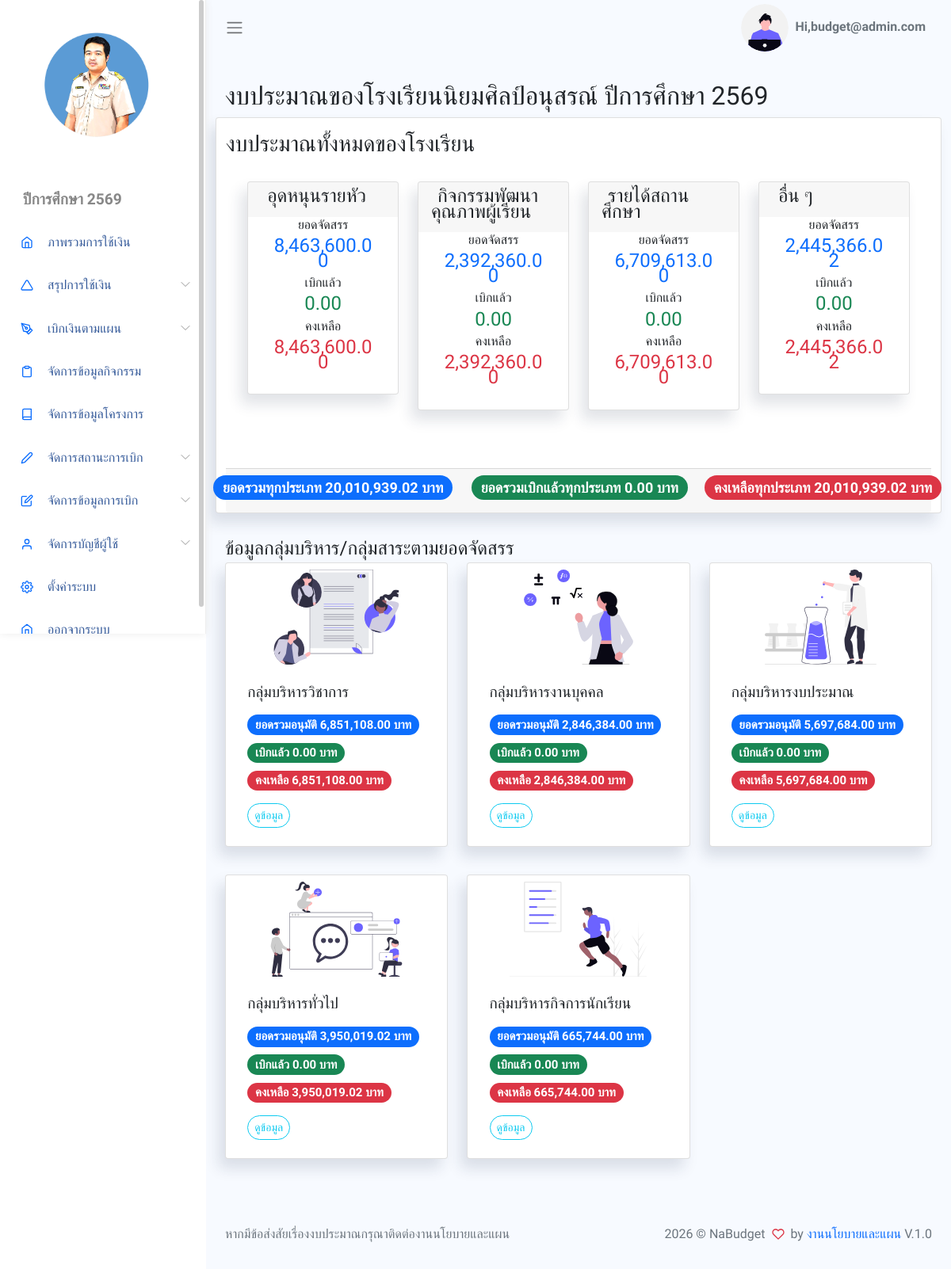
The app's page /App/Views/showGroupCard.php (signed in) with its own data.
### tables this page shows
CREATE TABLE `setting` (
  `set_id` int(1) NOT NULL,
  `sys_name` varchar(255) NOT NULL,
  `school_name` varchar(255) NOT NULL,
  `logo_url` varchar(255) NOT NULL,
  `title_name` varchar(255) NOT NULL,
  `year_name` varchar(255) NOT NULL,
  `dir_name` varchar(255) NOT NULL,
  `man_name` varchar(255) NOT NULL,
  `plan_name` varchar(255) NOT NULL,
  `menu_project` int(1) NOT NULL,
  `menu_activity` int(1) NOT NULL,
  `menu_payplan` int(1) NOT NULL,
  `created_at` datetime DEFAULT current_timestamp()
);

CREATE TABLE `budgettype` (
  `bgt_id` int(11) NOT NULL,
  `bgt_name` varchar(150) NOT NULL COMMENT 'ชื่อประเภทงบประมาณ',
  `status` tinyint(1) UNSIGNED NOT NULL,
  `create_at` datetime NOT NULL DEFAULT current_timestamp()
);

CREATE TABLE `department` (
  `dep_id` int(11) NOT NULL COMMENT 'รหัสกลุ่ม',
  `dep_name` varchar(100) NOT NULL COMMENT 'ชื่อกลุ่ม',
  `dep_user` varchar(100) NOT NULL COMMENT 'ชื่อหัวหน้ากลุ่ม',
  `dep_pos` varchar(100) NOT NULL COMMENT 'ตำแหน่ง',
  `man_id` int(11) NOT NULL
);

### App/Views/showGroupCard.php (the view, shortened to what the rows shown need)
<?php
require_once BASE_PATH . "/App/Inc/header.php";
require_once BASE_PATH . "/App/Inc/sidebar.php";
?>
<div class="main-content container-fluid">
    <div class="page-title">
        <div class="row">
            <div class="col-12 col-md-12 order-md-1 order-last">
                <h3>งบประมาณของ<?= htmlspecialchars($settings['school_name']." ".$settings['year_name']) ?></h3>
            </div>
        </div>
    </div>
    <section class="section">
        <div class="row" id="total">
            <div class="card">
                <div class="card-body">
                    <div class="row ">
                        <?php
                        $BudgetTypeObj = new BudgetType();
                        $sumActMoneyObj = new Activity();
                        $sumPayMoneyObj = new PayPlan();
                        $BudgetTypes = $BudgetTypeObj->getAllBudgetTypes();
                        foreach ($BudgetTypes as $BudgetType) {
                            $type['bgt_id'] = $BudgetType['bgt_id'];
                            $sumActMoneys = $sumActMoneyObj->getSumActMoneyGroupByBgt($type);
                            $sumPayMoneys = $sumPayMoneyObj->getSumPayMoneyGroupByBgt($type);
                            if ($sumPayMoneys === false) {
                                $sumPayMoneys['sumPayMoney'] = 0;
                            }
                            echo "<div class='col-lg-3 col-md-6 col-sm-12 mb-3'>
                            <div class='card'>
                                <div class='card-header'>
                                    <h4><i class='icofont-dollar-plus icofont-1x mr-2' style='color: #00BFFF;'></i>{$BudgetType['bgt_name']}</h4>
                                </div>
                                <div class='card-body ml-0'>
                                    <div id='radialBarsincome' class='mx-0'></div>
                                    <div class='text-center'>";
                            echo "<h6>ยอดจัดสรร</h6>
                                        <h4 class='text-primary'>" . number_format($sumActMoneys['sumActMoney'], 2) . "</h4>";
                            echo "<h6>เบิกแล้ว</h6>
                                        <h4 class='text-success'>" . number_format($sumPayMoneys['sumPayMoney'], 2) . "</h4>";
                            echo "<h6>คงเหลือ</h6>
                                        <h4 class='text-danger'>" . number_format($sumActMoneys['sumActMoney'] - $sumPayMoneys['sumPayMoney'], 2) . "</h4>
                                    </div>
                                </div>
                            </div>
                        </div>";
                        }
                        ?>
                    </div>
                </div>
            </div>
        </div>
    </section>
    <section class="section">
        <div class="row">
            <?php
            $departmentObj = new department();
            $departments = $departmentObj->getAlldepartments();
            foreach ($departments as $department) {
                echo "<div class='col-lg-4 col-md-6 col-sm-12'>";
                echo "<div class='card'>
                    <div class='card-content'>
                        <img class='card-img-top img-fluid mt-2 mt-2' style='width: 100%;height:120px;' src='../../assets/images/group/group{$department['dep_id']}.svg' alt='Card image cap' />
                        <div class='card-body'>
                            <h3 class='card-title'>{$department['dep_name']}</h3>
                            <p class='card-text'>";
                require 'groupTemplet.php';
                echo "</p>
                            <a href='showActByDep.php?dep_id={$department['dep_id']}' class='mr-2 btn btn-outline-info round btn-sm'>ดูข้อมูล</a>
                        </div>
                    </div>
                </div>
            </div>";
            }
            ?>
    </section>
</div>
<?php require_once BASE_PATH . "/App/Inc/footer.php"; ?>

### App/Inc/sidebar.php (shortened to what the rows shown need)
<?php
$settingObj = new Setting();
$settings = $settingObj->getSetting();
?>
<body>
    <div id="app">
        <div id="sidebar" class='active'>
            <div class="sidebar-wrapper active">
                <div class="sidebar-header" style="text-align:center">
                    <img src="<?= BASE_URL . $settings['logo_url']?>" alt="" srcset="" style="width: 150px;height:150px;">
                </div>
                <div class="">
                    <ul class="menu">
                        <li class='sidebar-title'><?= htmlspecialchars($settings['year_name']) ?></li>
                        <li class="sidebar-item ">
                            <a href="<?= BASE_URL ?>/App/Views/showGroupCard.php" class='sidebar-link'>
                            </a>
                        </li>
                        <li class="sidebar-item  has-sub">
                            <a href="#" class='sidebar-link'>
                            </a>
                        </li>
                        <?php
                        if ($_SESSION['role'] <= 7) {
                            echo "
                            <li class='sidebar-item  has-sub'>
                                <a href='#' class='sidebar-link'>
                                    <i data-feather='pen-tool' width='20'></i>
                                    <span>เบิกเงินตามแผน</span>
                                </a>
                                <ul class='submenu '>
                                    <li>
                                        <a href='" . BASE_URL . "/App/Views/formPayPlan.php'>ใบคำขออนมุติใช้เงิน</a>
                                    </li>
                                    <li>
                                        <a href='" . BASE_URL . "/App/Views/showPayPlan.php'>ข้อมูลการเบิก</a>
                                    </li>
                                </ul>
                            </li>
                            <!-- <li class='sidebar-item'>
                                <a href='" . BASE_URL . "/document/แบบสรุปโครงการ2564.docx' class='sidebar-link'>
                                    <i data-feather='triangle' width='20'></i>
                                    <span>แบบสรุปโครงการปี 2564</span>
                                </a>
                            </li>
                            <li class='sidebar-item'>
                                <a href='https://drive.google.com/drive/folders/10lbb2oCK1EN5yT9p9R833f19MvhAm9VG?usp=sharing' class='sidebar-link'>
                                    <i data-feather='triangle' width='20'></i>
                                    <span>ประชุมจัดทำแผนปีการศึกษา 2566</span>
                                </a>
                            </li>
                            <li class='sidebar-item'>
                                <a href='#' class='sidebar-link'>
                                    <i data-feather='triangle' width='20'></i>
                                    <span>อัปโหลดไฟล์ประมาณการ</span>
                                </a>
                            </li> -->
                            <li class='sidebar-item'>
                                <a href='" . BASE_URL . "/App/Views/manageActivity.php' class='sidebar-link'>
                                    <i data-feather='clipboard' width='20'></i>
                                    <span>จัดการข้อมูลกิจกรรม</span>
                                </a>
                            </li>
                            ";
                        }
                        ?>
                        <?php
                        if ($_SESSION['role'] == 1) {
                            echo "
                                <li class='sidebar-item'>
                                    <a href='" . BASE_URL . "/App/Views/manageProject.php' class='sidebar-link'>
                                        <i data-feather='book' width='20'></i>
                                        <span>จัดการข้อมูลโครงการ</span>
                                    </a>
                                </li>
                                ";
                        }
                        ?>
                        <?php
                        if ($_SESSION['role'] <= 5) {
                            echo "
                                <li class='sidebar-item  has-sub'>
                                    <a href='#' class='sidebar-link'>
                                    <i data-feather='edit-2' width='20'></i>
                                    <span>จัดการสถานะการเบิก</span>
                                    </a>
                                    <ul class='submenu '>
                                    <li>
                                        <a href='" . BASE_URL . "/App/Views/showPayBill.php'>จัดการสถานะการเบิก</a>
                                    </li>
                                    <li>
                                        <a href='" . BASE_URL . "/App/Views/searchEditPayBill.php'>จัดการการจ่ายเงิน</a>
                                    </li>
                                    </ul>
                                </li>
                                ";
                        }
                        ?>
                        <?php
                        if ($_SESSION['role'] == 1) {
                            echo "
                                <li class='sidebar-item  has-sub'>
                                    <a href='#' class='sidebar-link'>
                                    </a>
                                        <a href='" . BASE_URL . "/App/Views/formPayPlan.php'>เพิ่มข้อมูลการเบิก</a>
                                        <a href='" . BASE_URL . "/App/Views/searchEditReport.php'>แก้ไขข้อมูลใบคำขอ</a>
                                        <a href='" . BASE_URL . "/App/Views/searchEditMoney.php'>แก้ยอดเงินเบิก</a>
                                        <a href='" . BASE_URL . "/App/Views/showGroupCard_admin.php'>ตรวจสอบยอดเงินรวม</a>
                                        <a href='" . BASE_URL . "/App/Views/showProject_admin.php'>ตรวจสอบยอดเงินโครงการ</a>
                                        <a href='" . BASE_URL . "/App/Views/showActivity_admin.php'>ตรวจสอบยอดเงินกิจกรรม</a>
                                        <a href='" . BASE_URL . "/App/Views/showProjectExcel.php' target='_blank'>Excel โครงการ</a>
                                        <a href='" . BASE_URL . "/App/Views/showActivityExcel.php' target='_blank'>Excel กิจกรรม</a>
                                        <a href='" . BASE_URL . "/App/Views/showPayPlanExcel.php' target='_blank'>Excel ข้อมูลการเบิก</a>
                                        <a href='" . BASE_URL . "/App/Views/reportBudget.php' target='_blank'>รายงานการใช้เงินตามแผนปฏิบัติการ</a>
                                </li>
                                ";
                        }
                        ?>
                        <?php
                        if ($_SESSION['role'] == 1) {
                            echo "
                                <li class='sidebar-item  has-sub'>
                                    <a href='#' class='sidebar-link'>
                                    <i data-feather='user' width='20'></i>
                                    <span>จัดการบัญชีผู้ใช้</span>
                                    </a>
                                    <ul class='submenu '>
                                        <li>
                                            <a href='" . BASE_URL . "/App/Auth/Views/showPerson.php'>ข้อมูลสมาชิก</a>
                                        </li>
                                        <li>
                                            <a href='" . BASE_URL . "/App/Auth/Views/addPerson.php'>เพิ่มสมาชิก</a>
                                        </li>
                                    </ul>
                                </li>
                                ";
                        }
                        ?>
                        <?php
                        if ($_SESSION['role'] == 1 && $_SESSION['id'] == 1) {
                            echo "
                                <li class='sidebar-item'>
                                    <a href='" . BASE_URL . "/App/Views/manageSetting.php' class='sidebar-link'>
                                    <i data-feather='settings' width='20'></i>
                                    <span>ตั้งค่าระบบ</span>
                                    </a>
                                </li>
                                ";
                        }
                        ?>
                        <li class="sidebar-item ">
                            <a href="#" data-toggle="modal" data-target="#logoutModal" class='sidebar-link'>
                            </a>
                        </li>
                    </ul>
                </div>
            </div>
        </div>
        <div id="main">

### App/Views/groupTemplet.php (shortened to what the rows shown need)
<?php
$activityObj = new Activity();
$income = 0;
$pay = 0;
$data['id'] = $department['dep_id'];
$activitys = $activityObj->getActDepID($data);
foreach ($activitys as $activity) {
    $income += $activity['act_money'];
}
$sum = $income - $pay;
echo "<div class='col-md-4'><h5><span class='badge rounded-pill bg-primary'>ยอดรวมอนุมัติ  " . number_format($income, 2) . " บาท</span></h5></div>";
echo "<div class='col-md-4'><h5><span class='badge rounded-pill bg-success'>เบิกแล้ว  " . number_format($pay, 2) . " บาท</span></h5></div>";
echo "<div class='col-md-4'><h5><span class='badge rounded-pill bg-danger'>คงเหลือ  " . number_format($sum, 2) . " บาท</span></h5></div>";
?>

### App/Inc/footer.php (shortened to what the rows shown need)
<footer>
    <div class="footer clearfix mb-0 text-muted">
        <div class="float-right">
            <p>2026 &copy; <?= htmlspecialchars($settings['sys_name']) ?> <span class='text-danger'><i data-feather="heart"></i></span> by <a
                    href="#">งานนโยบายและแผน</a> V.1.0</p>
        </div>
    </div>
</footer>
</div>
</div>
</body>
</html>

### records on screen
setting: logo_url (picture), year_name "ปีการศึกษา 2569", school_name+year_name "โรงเรียนนิยมศิลป์อนุสรณ์ ปีการศึกษา 2569", sys_name "NaBudget"
budgettype: bgt_name "อุดหนุนรายหัว", sumActMoney "8,463,600.00", sumPayMoney "0.00", sumPayMoney "8,463,600.00"
budgettype: bgt_name "กิจกรรมพัฒนาคุณภาพผู้เรียน", sumActMoney "2,392,360.00", sumPayMoney "0.00", sumPayMoney "2,392,360.00"
budgettype: bgt_name "รายได้สถานศึกษา", sumActMoney "6,709,613.00", sumPayMoney "0.00", sumPayMoney "6,709,613.00"
budgettype: bgt_name "อื่น ๆ", sumActMoney "2,445,366.02", sumPayMoney "0.00", sumPayMoney "2,445,366.02"
department: shows a picture, dep_name "กลุ่มบริหารวิชาการ", income "6,851,108.00", sum "6,851,108.00"
department: shows a picture, dep_name "กลุ่มบริหารงานบุคคล", income "2,846,384.00", sum "2,846,384.00"
department: shows a picture, dep_name "กลุ่มบริหารงบประมาณ", income "5,697,684.00", sum "5,697,684.00"
department: shows a picture, dep_name "กลุ่มบริหารทั่วไป", income "3,950,019.02", sum "3,950,019.02"
department: shows a picture, dep_name "กลุ่มบริหารกิจการนักเรียน", income "665,744.00", sum "665,744.00"

### other values on screen
$_SESSION['username'] "budget@admin.com"
$totalActMomeys "20,010,939.02"
$totalPayMomeys "0.00"
$totalActMomeys - $totalPayMomeys "20,010,939.02"
